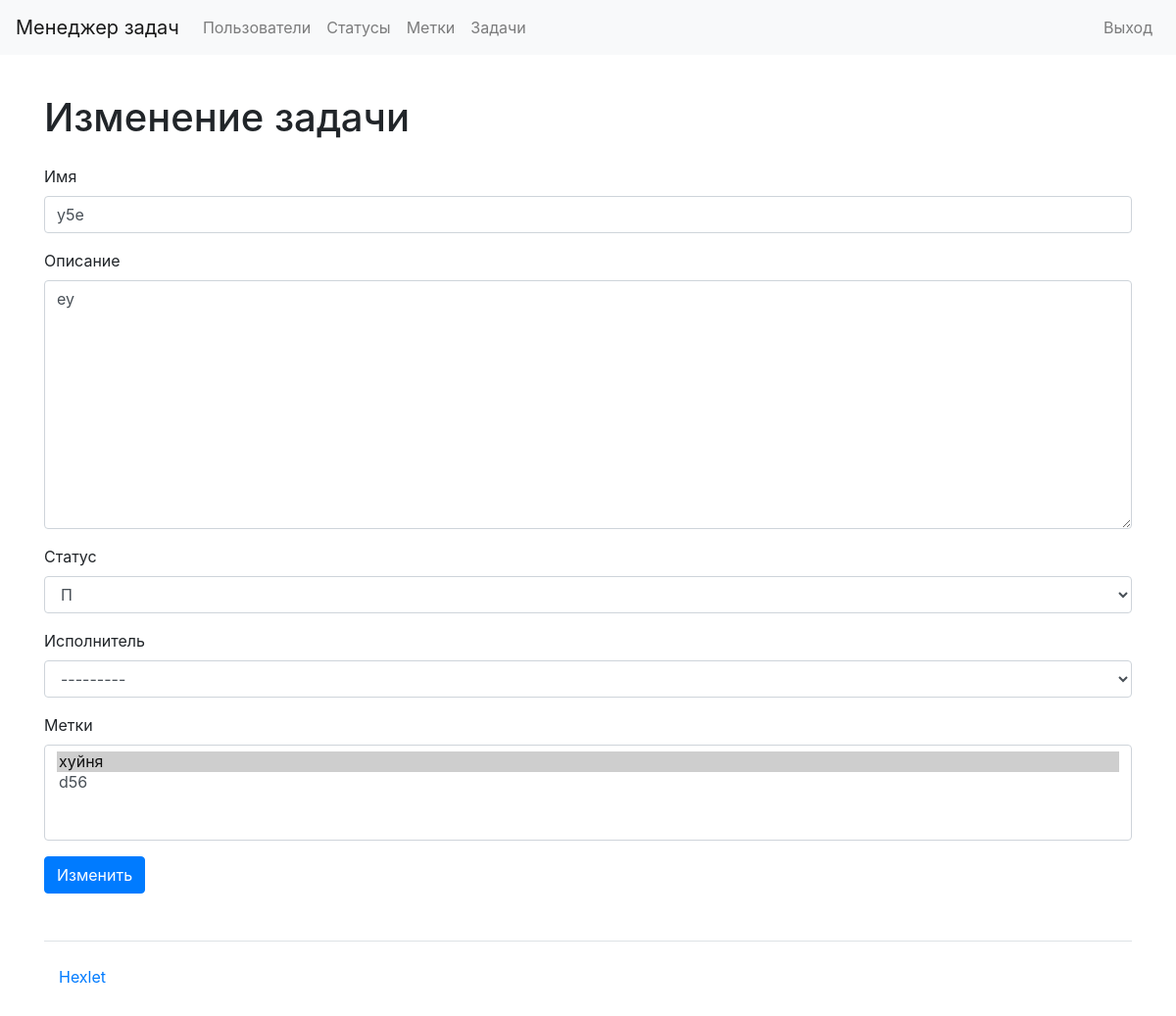
Before: /tasks/1/update/ (signed in) with the older database file.
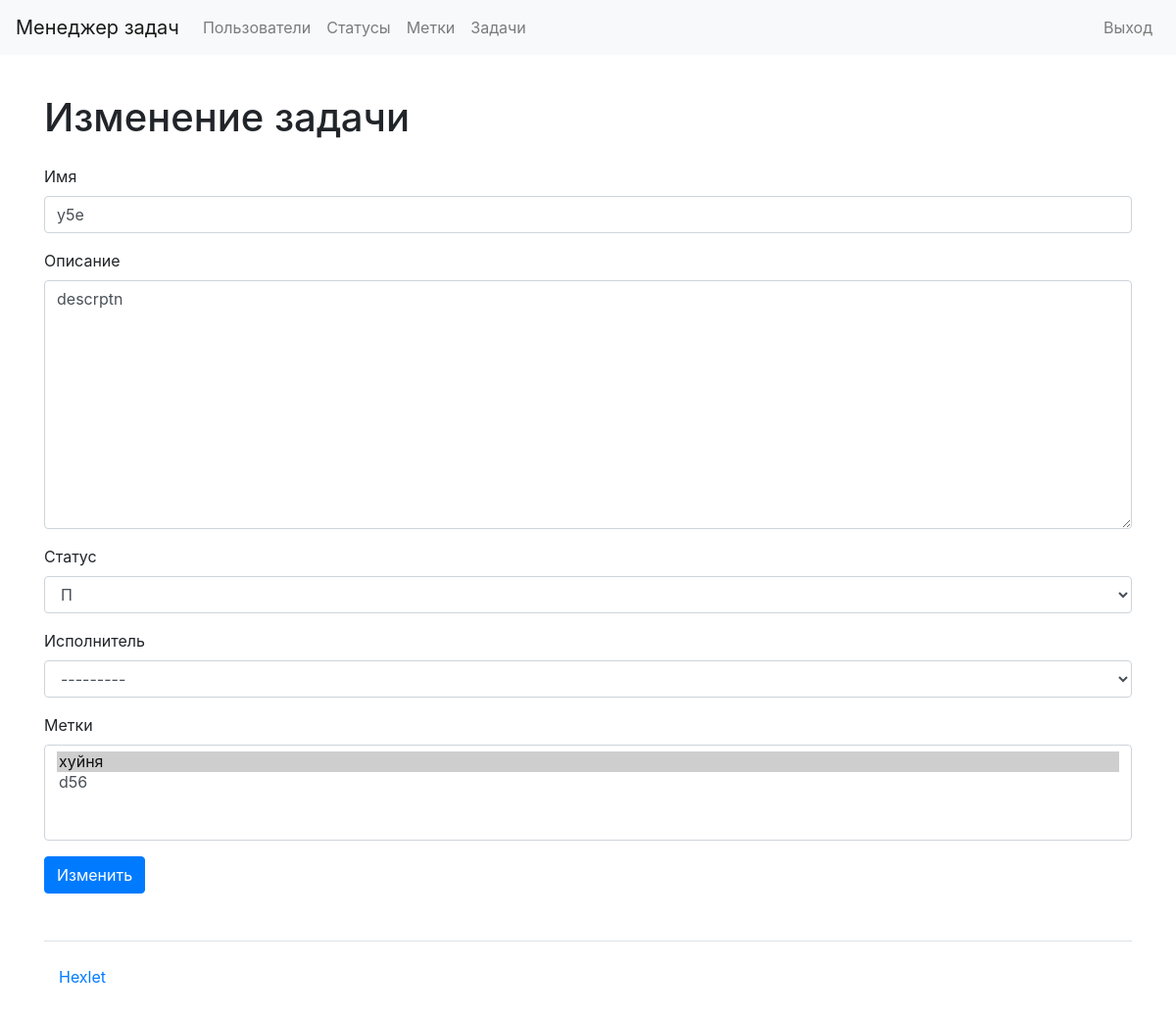
After: the same page with the newer database file.
### tasks/models.py (models this page shows, shortened)
class Task(models.Model):
    name = models.CharField(max_length=150, unique=True)
    description = models.TextField(null=True, blank=True)
    created_at = models.DateTimeField(auto_now=True)
    status = models.ForeignKey(Status, on_delete=models.PROTECT)
    creator = models.ForeignKey(User, related_name='creator', on_delete=models.PROTECT)
    executor = models.ForeignKey(User, related_name='executor', on_delete=models.PROTECT, null=True, blank=True)
    labels = models.ManyToManyField(Label, blank=True)

### statuses/models.py (models this page shows)
class Status(models.Model):
    name = models.CharField(max_length=150, unique=True)
    created_at = models.DateTimeField(auto_now=True)
    def __str__(self):
        return self.name

### tasks/views.py (the view)
# urls.py: path('<int:pk>/update/', views.TaskUpdateView.as_view(), name='task_update'),
class TaskUpdateView(LoginRequiredMixin, SuccessMessageMixin, UpdateView):
    model = Task
    form_class = TaskForm
    template_name = "tasks/edit.html"
    success_url = reverse_lazy('tasks_list')
    success_message = _("Task was updated successfully")
    def get_context_data(self, **kwargs):
        context = super().get_context_data(**kwargs)
        context["title"] = _("Edit the task")
        context["button"] = _("Update")
        return context

### tasks/forms.py
class TaskForm(ModelForm):
    class Meta:
        model = Task
        fields = ['name', 'description', 'status', 'executor', 'labels']
        labels = {
            "name": _("Name"),
            "description": _("Description"),
            "status": _("Status"),
            "executor": _("Executor"),
            "labels": _("Labels"),
        }

### labels/models.py (called while the page is built)
    def __str__(self):
        return self.name

### users/models.py (called while the page is built)
    def __str__(self):
        return f'{self.first_name} {self.last_name}'

### tasks/templates/tasks/edit.html (shortened to what this page needs)
{% extends "base.html" %}
{% load bootstrap4 %}
{% load i18n %}
{% block content %}
<h1 class="my-4">{{ title }}</h1>
<form method="post" class="form">
  {% bootstrap_form form %}
  {% buttons %}<button type="submit" class="btn btn-primary">{{ button }}</button>{% endbuttons %}
</form>
{% endblock%}

Changed rows visible on the page:
changed Task: description "ey" → "descrptn"
